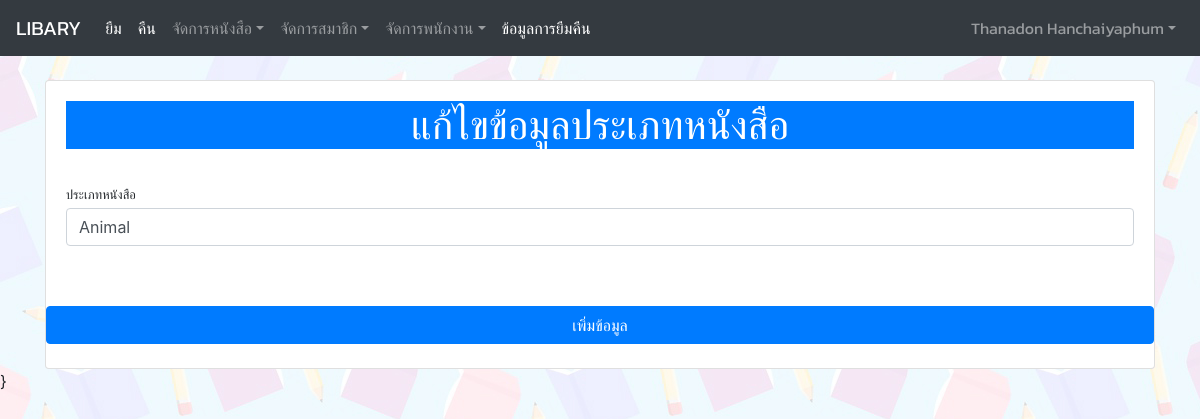
Page /admin/edit_btype.php (signed in) on the committed database.
### tables this page shows
CREATE TABLE `staff` (
  `id_staff` tinyint(3) UNSIGNED ZEROFILL NOT NULL,
  `name_staff` varchar(60) NOT NULL,
  `lname_staff` varchar(40) NOT NULL,
  `id_stype` tinyint(2) NOT NULL,
  `username` varchar(50) NOT NULL,
  `password` int(11) NOT NULL
);

CREATE TABLE `btype` (
  `id_btype` tinyint(2) UNSIGNED ZEROFILL NOT NULL,
  `btype` varchar(60) NOT NULL
);

### admin/edit_btype.php (the view, shortened to what this page needs)
<?php
include('../condb.php');
$id_btype = $_GET['id_btype'];
$bty ="SELECT * FROM btype WHERE id_btype='$id_btype'" or die("Error:" . mysqli_error());
$bt = mysqli_query($con, $bty);
$b = mysqli_fetch_array($bt);
?>
<!doctype html>
<html lang="en">
  <head>
    <link rel="stylesheet" href="https://cdn.jsdelivr.net/npm/bootstrap@4.5.3/dist/css/bootstrap.min.css">
    <link rel="stylesheet" href="../stly.css">
    <link href="https://cdn.datatables.net/1.10.22/css/jquery.dataTables.min.css" rel="stylesheet">
  </head>
  <body>
   <?php include 'admin_nav.php'?>
   <br>
   <div class="container">
     <div class="card">
        <div class="card-body">
        <h1 class="text-center bg-primary text-white">แก้ไขข้อมูลประเภทหนังสือ</h1>
    <form action="../check/update_btype.php" method="post" name="form1" id="form1">
      <br>
      <div class="form-group">
        <label class="small mb-1" for="inputPassword">ประเภทหนังสือ</label>
       <input class="form-control" id="btype" name="btype" type="text" value="<?php echo $b["btype"]?>" required />
    </div>
  </div>
  <br>
  <button type="submit" class="btn btn-primary btn-block">เพิ่มข้อมูล</button>
<br>
    </div>
</div>
}
</body>
</html>

### admin/admin_nav.php (shortened to what this page needs)
<?php
include('../condb.php');
$id_staff = $_SESSION['id_staff'];
$query ="SELECT * FROM staff WHERE id_staff='$id_staff'" or die("Error:" . mysqli_error());
$result = mysqli_query($con, $query);
$row = mysqli_fetch_array($result);
?>
<nav class="sb-topnav navbar navbar-expand navbar-dark bg-dark ">
            <a class="navbar-brand" href="../admin/admin_page.php">LIBARY</a>
    <div class="collapse navbar-collapse" id="navbarSupportedContent">
    <ul class="navbar-nav mr-auto">
      <li class="nav-item active">
        <a class="nav-link" href="../admin/borrow.php">ยืม <span class="sr-only">(current)</span></a>
      </li>
      <li class="nav-item active">
        <a class="nav-link" href="../admin/return.php">คืน <span class="sr-only">(current)</span></a>
      </li>
      <li class="nav-item dropdown">
    <a class="nav-link dropdown-toggle" data-toggle="dropdown" href="#" role="button" aria-haspopup="true" aria-expanded="false">จัดการหนังสือ</a>
      </li>
      <li class="nav-item dropdown">
    <a class="nav-link dropdown-toggle" data-toggle="dropdown" href="#" role="button" aria-haspopup="true" aria-expanded="false">จัดการสมาชิก</a>
      </li>
      <li class="nav-item dropdown">
    <a class="nav-link dropdown-toggle" data-toggle="dropdown" href="#" role="button" aria-haspopup="true" aria-expanded="false">จัดการพนักงาน</a>
      </li>
      <li class="nav-item active">
        <a class="nav-link" href="../admin/report.php">ข้อมูลการยืมคืน <span class="sr-only">(current)</span></a>
      </li>
        </div>
            <ul class="navbar-nav ml-auto ml-md-0">
                <li class="nav-item dropdown">
                    <a class="nav-link dropdown-toggle" id="userDropdown" href="#" role="button" data-toggle="dropdown" aria-haspopup="true" aria-expanded="false"> <?php echo $row["name_staff"],"   ", $row["lname_staff"];?></a>
                </li>
            </ul>
        </nav>

### stly.css (style rules this page uses)
a,h5,h2,h3,h4,p,h1,li,ul,label { font-family: 'Kanit', sans-serif; }
body { background-image: url('img/bg.jpg'); }

### rows in the picture
staff: name_staff "Thanadon", lname_staff "Hanchaiyaphum"
btype: btype "Animal"
